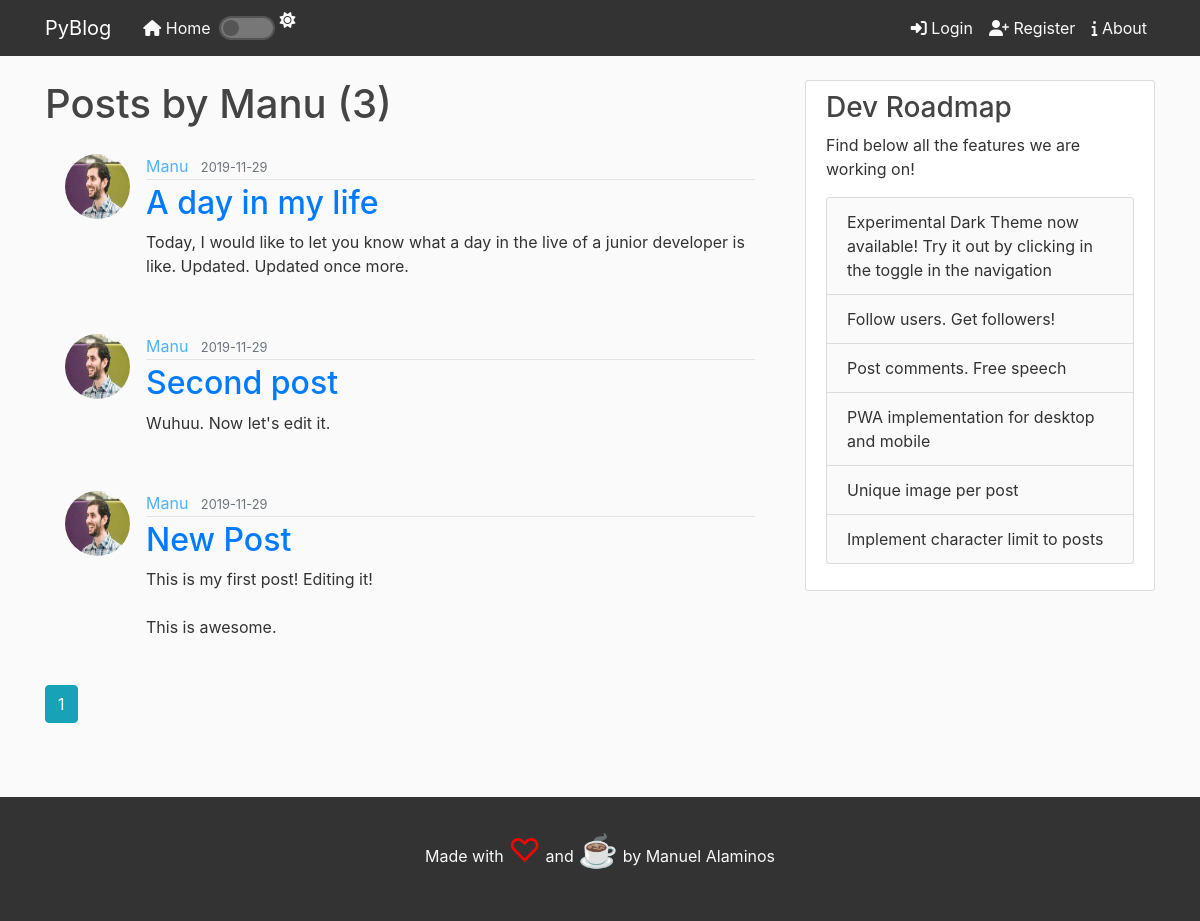
Page /user/Manu on the earlier database version.
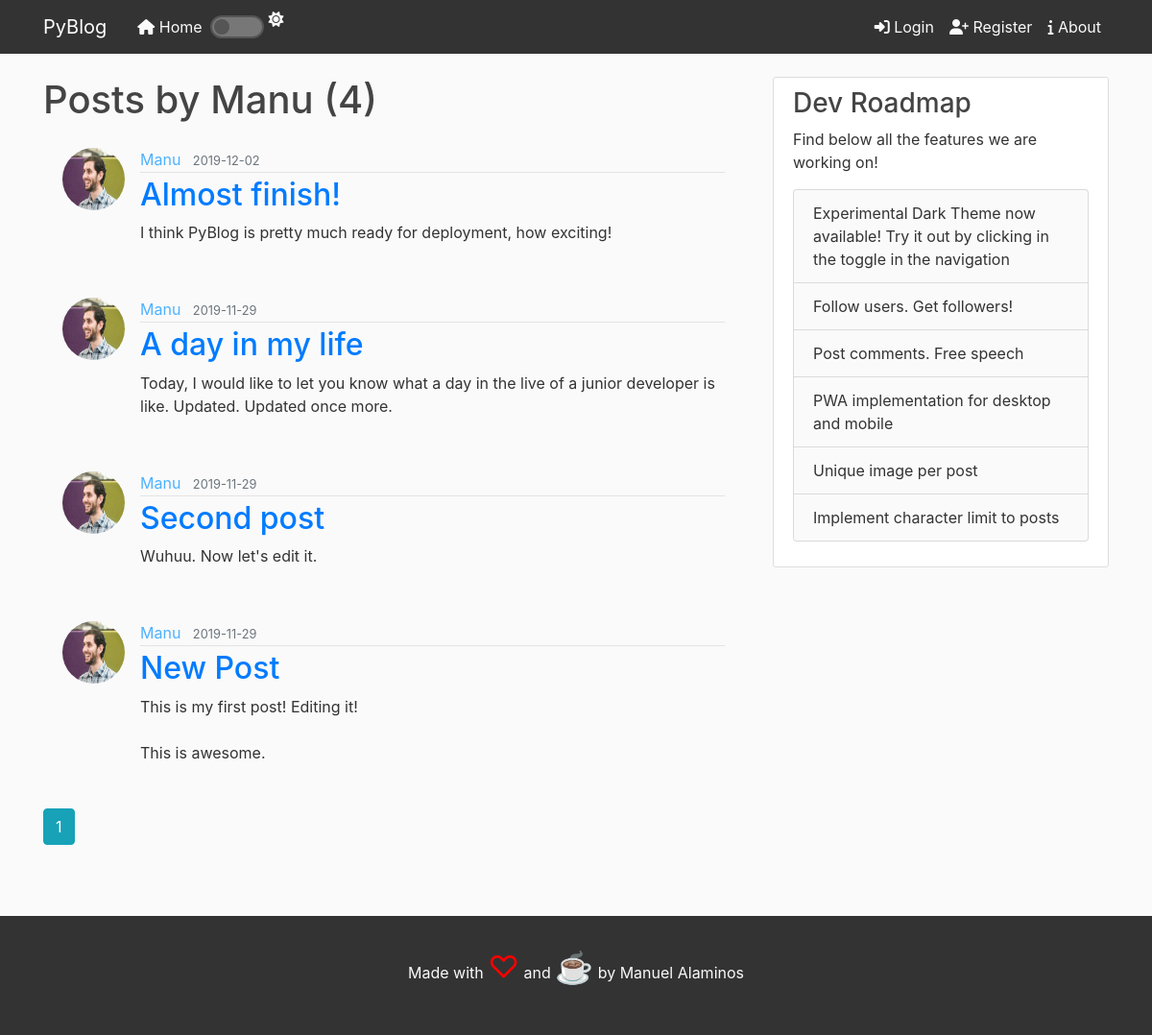
Same page on the later database version.
### flaskblog/models.py (models this page shows, shortened)
class Post(db.Model):
    id = db.Column(db.Integer, primary_key=True)
    title = db.Column(db.String(100), nullable=False)
    date_posted = db.Column(db.DateTime, nullable=False, default=datetime.utcnow)
    content = db.Column(db.Text, nullable=False)
    user_id = db.Column(db.Integer, db.ForeignKey('user.id'), nullable=False)

class User(db.Model, UserMixin):
    id = db.Column(db.Integer, primary_key=True)
    username = db.Column(db.String(20), unique=True, nullable=False) # unique userName and it's mandatory
    email = db.Column(db.String(120), unique=True, nullable=False)
    photo_profile = db.Column(db.String(20), nullable=False, default='default_photo.jpg')
    password = db.Column(db.String(60), nullable=False)
    posts = db.relationship('Post', backref='author', lazy=True) # lazy argument means it will load the data in one go

### flaskblog/users/routes.py (the view)
@users.route("/user/<string:username>")
def user_posts(username):
    page = request.args.get('page', 1, type=int)
    user = User.query.filter_by(username=username).first_or_404()
    posts = Post.query.filter_by(author=user)\
        .order_by(Post.date_posted.desc())\
        .paginate(page=page, per_page=5)
    return render_template('users/user_posts.html', posts=posts, user=user)

### flaskblog/templates/users/user_posts.html
{% extends "layout.html" %}
{% block content %}
<h1 class="mb-3">Posts by {{ user.username }} ({{ posts.total }})</h1>
    {% for post in posts.items %}
    <article class="media content-section">
        <img src="{{ url_for('static', filename='profile_photos/' + post.author.photo_profile) }}" alt="" class="rounded-circle article-img">
        <div class="media-body">
            <div class="article-metadata">
                <a class="mr-2" href="{{ url_for('users.user_posts', username=post.author.username) }}">{{ post.author.username }}</a>
                <small class="text-muted">{{ post.date_posted.strftime('%Y-%m-%d') }}</small>
            </div>
            <h2><a class="article-title" href="{{ url_for('posts.post', post_id=post.id) }}">{{ post.title }}</a></h2>
            <p class="article-content">{{ post.content }}</p>
        </div>
    </article>
    {% endfor %}
    {% for page_num in posts.iter_pages(left_edge=1, right_edge=1, left_current=1, right_current=2) %}
        {% if page_num %}
            {% if posts.page == page_num %}
            <a class="btn btn-info mb-4" href="{{ url_for('users.user_posts', username=user.username, page=page_num) }}">{{ page_num }}</a>
            {% else %}
            <a class="btn btn-outline-info mb-4" href="{{ url_for('users.user_posts', username=user.username, page=page_num) }}">{{ page_num }}</a>
            {% endif %}
        {% else %}
            ...
        {% endif %}
    {% endfor %}
{% endblock content %}

Differences in the rows shown:
added Post: photo_profile (picture), author.username "Manu", date_posted "2019-12-02", title "Almost finish!", content "I think PyBlog is pretty much ready for deployment, how exciting!"
Other differences:
{{ posts.total }}: "3" → "4"
